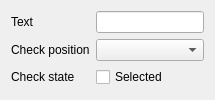
                 <widget class="QWidget" name="rbPage">
                  <layout class="QGridLayout" name="gridLayout_10">
                   <item row="1" column="1">
                    <widget class="QComboBox" name="rbPlacement"/>
                   </item>
                   <item row="0" column="1">
                    <widget class="QLineEdit" name="rbText">
                     <property name="sizePolicy">
                      <sizepolicy hsizetype="Preferred" vsizetype="Fixed">
                       <horstretch>0</horstretch>
                       <verstretch>0</verstretch>
                      </sizepolicy>
                     </property>
                    </widget>
                   </item>
                   <item row="0" column="0">
                    <widget class="QLabel" name="label_13">
                     <property name="text">
                      <string>Text</string>
                     </property>
                    </widget>
                   </item>
                   <item row="1" column="0">
                    <widget class="QLabel" name="label_16">
                     <property name="text">
                      <string>Check position</string>
                     </property>
                    </widget>
                   </item>
                   <item row="2" column="1">
                    <widget class="QCheckBox" name="rbSelected">
                     <property name="sizePolicy">
                      <sizepolicy hsizetype="Preferred" vsizetype="Fixed">
                       <horstretch>0</horstretch>
                       <verstretch>0</verstretch>
                      </sizepolicy>
                     </property>
                     <property name="text">
                      <string>Selected</string>
                     </property>
                    </widget>
                   </item>
                   <item row="2" column="0">
                    <widget class="QLabel" name="label_19">
                     <property name="text">
                      <string>Check state</string>
                     </property>
                    </widget>
                   </item>
                  </layout>
                 </widget>
